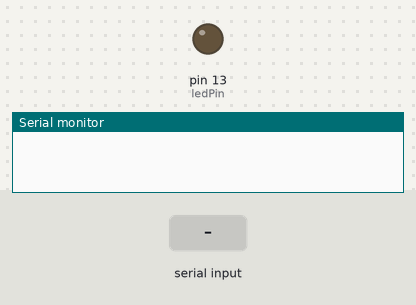
This sketch was run on a simulated Arduino Uno, built with avr-gcc and run on an emulated ATmega328P. Parts: output pins drawn as LEDs (lit = HIGH), the last lines printed to the serial monitor. Inputs (shaded band) come from the test bench.

Above: at 1.2 s.
1.3 s: "IP247G" received over Serial
At 2.1 s:
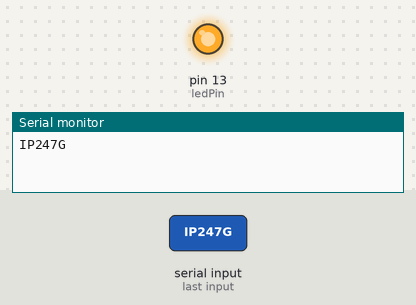
Timing chart, 0 to 4.3 s (numbered marks = the images above; inputs shaded):
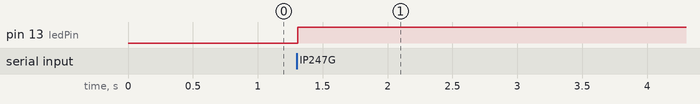

The sketch:

controlPanelSerialRead.ino
```cpp
String content = "";
char character;
const int ledPin = 13; // the pin that the LED is attached to
char incomingByte;      // a variable to read incoming serial data into
int pingBackASCII;

void setup() {
  // initialize serial communication:
  Serial.begin(9600);
  // initialize the LED pin as an output:
  pinMode(ledPin, OUTPUT);
}

void loop() {
  // see if there's incoming serial data:


  if (Serial.available() > 0) {
    // read the oldest byte in the serial buffer:
    incomingByte = Serial.read();
    content.concat(incomingByte);

    if (content == "IP247G") {
      digitalWrite(ledPin, HIGH);
      Serial.write("IP247G");
    }

    if (content == "OFF") {
      digitalWrite(ledPin, LOW);
    }

    Serial.flush();

  }

}
```

Measured:
- after the input at 1.3 s, pin 13 (ledPin): LOW → HIGH at once
